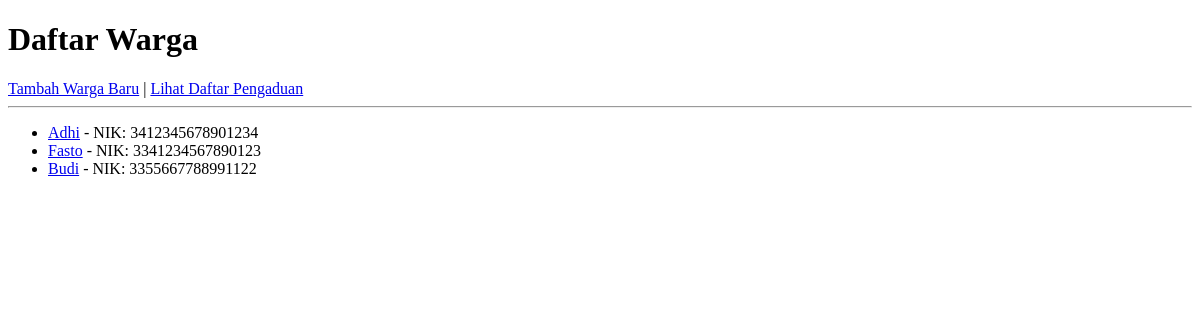
The app's page /warga/, older data.
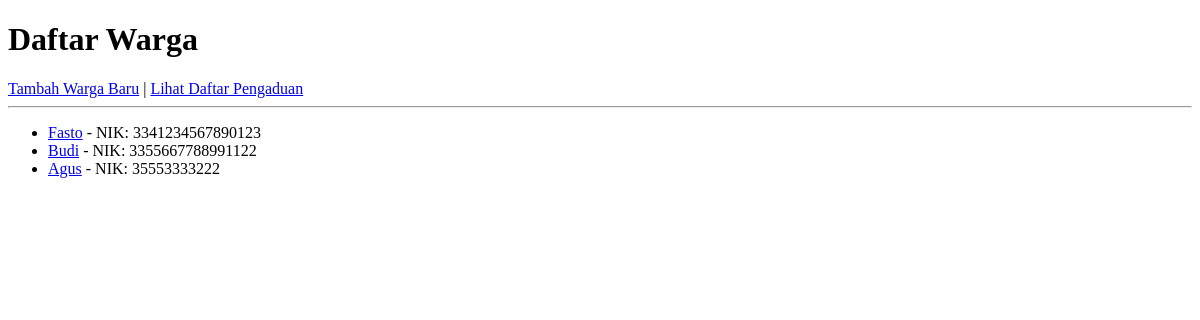
The same page, newer data.
### warga/models.py (models this page shows, shortened)
class Warga(models.Model):
    nik = models.CharField(max_length=16, unique=True, verbose_name="Nomor Induk Kependudukan")
    nama_lengkap = models.CharField(max_length=100, verbose_name="Nama Lengkap")
    alamat = models.TextField(verbose_name="Alamat Tinggal")
    no_telepon = models.CharField(max_length=15, blank=True, verbose_name="Nomor Telepon")
    tanggal_registrasi = models.DateTimeField(auto_now_add=True)

### warga/views.py (the view)
# urls.py: path('', WargaListView.as_view(), name='warga_list'),
class WargaListView(ListView):
    model = Warga

### warga/templates/warga/warga_list.html (shortened to what this page needs)
<!DOCTYPE html>
<html lang="id">
<head>
</head>
<body>
    <h1>Daftar Warga</h1>
    <a href="{% url 'warga-tambah' %}">Tambah Warga Baru</a> |
    <a href="{% url 'pengaduan_list' %}">Lihat Daftar Pengaduan</a>
    <hr>
    <ul>
        {% for warga in object_list %}
            <li>
                <a href="{% url 'warga_detail' warga.pk %}">{{ warga.nama_lengkap }}</a> - NIK: {{ warga.nik }}
            </li>
        {% empty %}
            <li>Belum ada data warga yang terdaftar.</li>
        {% endfor %}
    </ul>
</body>
</html>

Row changes from the older to the newer data that the page shows:
removed Warga: nama_lengkap "Adhi", nik "3412345678901234"
added Warga: nama_lengkap "Agus", nik "35553333222"
